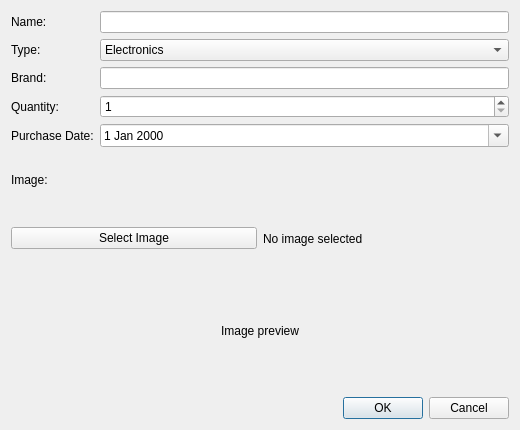
<?xml version="1.0" encoding="UTF-8"?>
<ui version="4.0">
 <class>UpdateResourceDialog</class>
 <widget class="QDialog" name="UpdateResourceDialog">
  <property name="geometry">
   <rect>
    <x>0</x>
    <y>0</y>
    <width>520</width>
    <height>430</height>
   </rect>
  </property>
  <property name="windowTitle">
   <string>Update Resource</string>
  </property>
  <layout class="QVBoxLayout" name="verticalLayout">
   <item>
    <layout class="QFormLayout" name="formLayout">
     <item row="0" column="0">
      <widget class="QLabel" name="nameLabel">
       <property name="text">
        <string>Name:</string>
       </property>
      </widget>
     </item>
     <item row="0" column="1">
      <widget class="QLineEdit" name="nameLineEdit"/>
     </item>
     <item row="1" column="0">
      <widget class="QLabel" name="typeLabel">
       <property name="text">
        <string>Type:</string>
       </property>
      </widget>
     </item>
     <item row="1" column="1">
      <widget class="QComboBox" name="typeComboBox">
       <item>
        <property name="text">
         <string>Electronics</string>
        </property>
       </item>
       <item>
        <property name="text">
         <string>Cleaning Supplies</string>
        </property>
       </item>
       <item>
        <property name="text">
         <string>Kitchen Supplies</string>
        </property>
       </item>
       <item>
        <property name="text">
         <string>Stationery</string>
        </property>
       </item>
      </widget>
     </item>
     <item row="2" column="0">
      <widget class="QLabel" name="brandLabel">
       <property name="text">
        <string>Brand:</string>
       </property>
      </widget>
     </item>
     <item row="2" column="1">
      <widget class="QLineEdit" name="brandLineEdit"/>
     </item>
     <item row="3" column="0">
      <widget class="QLabel" name="quantityLabel">
       <property name="text">
        <string>Quantity:</string>
       </property>
      </widget>
     </item>
     <item row="3" column="1">
      <widget class="QSpinBox" name="quantitySpinBox">
       <property name="minimum">
        <number>1</number>
       </property>
       <property name="maximum">
        <number>9999</number>
       </property>
      </widget>
     </item>
     <item row="4" column="0">
      <widget class="QLabel" name="purchaseDateLabel">
       <property name="text">
        <string>Purchase Date:</string>
       </property>
      </widget>
     </item>
     <item row="4" column="1">
      <widget class="QDateEdit" name="purchaseDateEdit">
       <property name="calendarPopup">
        <bool>true</bool>
       </property>
      </widget>
     </item>
    </layout>
   </item>
   <item>
    <widget class="QLabel" name="imageLabel">
     <property name="text">
      <string>Image:</string>
     </property>
    </widget>
   </item>
   <item>
    <layout class="QHBoxLayout" name="horizontalLayout">
     <item>
      <widget class="QPushButton" name="selectImageButton">
       <property name="text">
        <string>Select Image</string>
       </property>
      </widget>
     </item>
     <item>
      <widget class="QLabel" name="imagePathLabel">
       <property name="text">
        <string>No image selected</string>
       </property>
      </widget>
     </item>
    </layout>
   </item>
   <item>
    <widget class="QLabel" name="imagePreviewLabel">
     <property name="minimumSize">
      <size>
       <width>0</width>
       <height>120</height>
      </size>
     </property>
     <property name="text">
      <string>Image preview</string>
     </property>
     <property name="alignment">
      <set>Qt::AlignCenter</set>
     </property>
    </widget>
   </item>
   <item>
    <widget class="QDialogButtonBox" name="buttonBox">
     <property name="orientation">
      <enum>Qt::Horizontal</enum>
     </property>
     <property name="standardButtons">
      <set>QDialogButtonBox::Cancel|QDialogButtonBox::Ok</set>
     </property>
    </widget>
   </item>
  </layout>
 </widget>
 <resources/>
 <connections>
  <connection>
   <sender>buttonBox</sender>
   <signal>accepted()</signal>
   <receiver>UpdateResourceDialog</receiver>
   <slot>accept()</slot>
   <hints>
    <hint type="sourcelabel">
     <x>248</x>
     <y>254</y>
    </hint>
    <hint type="destinationlabel">
     <x>157</x>
     <y>274</y>
    </hint>
   </hints>
  </connection>
  <connection>
   <sender>buttonBox</sender>
   <signal>rejected()</signal>
   <receiver>UpdateResourceDialog</receiver>
   <slot>reject()</slot>
   <hints>
    <hint type="sourcelabel">
     <x>316</x>
     <y>260</y>
    </hint>
    <hint type="destinationlabel">
     <x>286</x>
     <y>274</y>
    </hint>
   </hints>
  </connection>
 </connections>
</ui>
